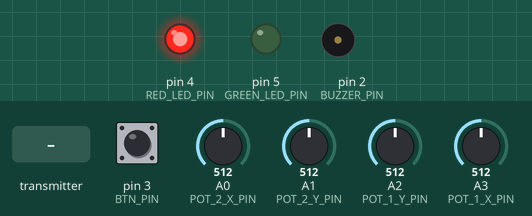
Recording of a sketch running on a simulated Arduino Uno, built with avr-gcc and run on an emulated ATmega328P. Shown: output pins drawn as LEDs (lit = HIGH), buzzer (waves = sounding). The test bench sets the inputs (shaded band); at power-on: pin 3 (BTN_PIN) LOW, A0 (POT_2_X_PIN) = 512, A1 (POT_2_Y_PIN) = 512, A2 (POT_1_Y_PIN) = 512, A3 (POT_1_X_PIN) = 512. No radio packets arrive unless stated.

Above: at 0.8 s.
0.9 s: the transmitter starts sending receiver_uid = 0
At 0.93 s:
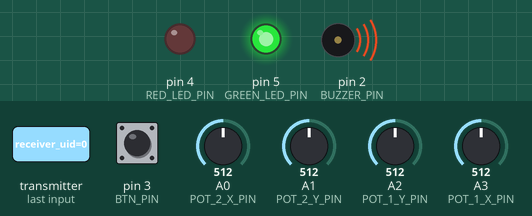
At 2.1 s:
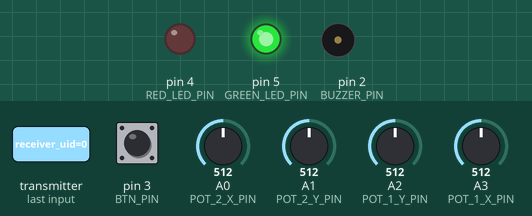
Timing chart, 0 to 3.9 s (numbered marks = the images above; inputs shaded):
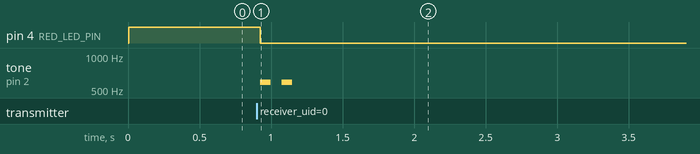

Measured:
- after the input at 0.9 s, pin 4 (RED_LED_PIN): HIGH → LOW at once; pin 5 (GREEN_LED_PIN): LOW → HIGH at once; tone on pin 2 (BUZZER_PIN): alternates 588 Hz for 0.08 s and silent for 0.08 s, 4 changes in all, then stays silent, starting at once

The sketch:

commande_modelisme_finale.ino
```cpp
/*
 * Arduino Wireless Radiocommand 2.4Ghz
 *
 * by Emilien Mariau
 *
 * Made btw 28/10/2025 and
*/

#include <SPI.h>
#include <nRF24L01.h>
#include <RF24.h>

#define POT_1_X_PIN A3
#define POT_1_Y_PIN A2
#define POT_2_X_PIN A0
#define POT_2_Y_PIN A1

#define BUZZER_PIN 2
#define BTN_PIN 3
#define RED_LED_PIN 4
#define GREEN_LED_PIN 5

RF24 radio(9, 10);                                 // CE, CSN
const byte addresses[][6] = { "00001", "00002" };  // Communication address, Connection address
char receiver_uid = 0x00;
char command_mode = "r"; // Mode r: radiocommande, m: mannete, rc: radiocommande connectée, re: recuperation de données, c: calibrage
enum Mode { RADIO, PC, CRAD, RECOVER, CALIBRATION  };
Mode mode = RADIO;
unsigned long lastSend = 0;
const int sendRate = 10; // ms → 100 Hz

uint16_t joystick_1_x_value;
uint16_t joystick_1_y_value;
uint16_t joystick_2_x_value;
uint16_t joystick_2_y_value;
uint16_t button_state;
uint16_t radio_data[5];


void buzzer_sound_1() {
  for (int i = 0; i < 2; i++) {
    tone(BUZZER_PIN, 588);  // fréquence du son (588 Hz)
    delay(75);              // durée du bip (long)
    noTone(BUZZER_PIN);
    delay(75);  // pause entre les bips
  }
}

void buzzer_sound_2() {
  for (int i = 0; i < 3; i++) {
    tone(BUZZER_PIN, 700);  // fréquence du son (700 Hz)
    delay(50);              // durée du bip (court)
    noTone(BUZZER_PIN);
    delay(75);  // pause entre les bips
  }
}

void connexion_handler() {
  digitalWrite(RED_LED_PIN, HIGH);
  digitalWrite(GREEN_LED_PIN, LOW);
  radio.startListening();  // Start listening to the receiver uid
  delay(5);
  while (receiver_uid != 0x30) {
    while (!radio.available())
      ;                                               // Wait for radio available
    radio.read(&receiver_uid, sizeof(receiver_uid));  // Read the receiver uid
    delay(5);                                         // Wait before stop listening
  }
  radio.stopListening();                         // Stop listening to send the connection response
  delay(10);                                     // Wait during stop listening
  char conn_state = 'C';                         // Statut connected
  radio.write(&conn_state, sizeof(conn_state));  // Send response
  delay(5);
  radio.write(&conn_state, sizeof(conn_state));  // Resend response to prevent the receiver from not receiving the response
  digitalWrite(RED_LED_PIN, LOW);
  digitalWrite(GREEN_LED_PIN, HIGH);
  buzzer_sound_1();
}

void setup() {
  pinMode(POT_1_X_PIN, INPUT);
  pinMode(POT_1_Y_PIN, INPUT);
  pinMode(POT_2_X_PIN, INPUT);
  pinMode(POT_2_Y_PIN, INPUT);

  pinMode(BUZZER_PIN, OUTPUT);
  pinMode(BTN_PIN, INPUT);
  pinMode(RED_LED_PIN, OUTPUT);
  pinMode(GREEN_LED_PIN, OUTPUT);

  radio.begin();
  radio.flush_tx();
  radio.flush_rx();
  radio.openReadingPipe(0, addresses[1]);
  radio.openWritingPipe(addresses[0]);
  radio.setPALevel(RF24_PA_LOW);
  connexion_handler();

  radio.stopListening();
  delay(5);
}

void loop() {
  // 1. lecture rapide
  joystick_1_x_value = analogRead(POT_1_X_PIN);
  joystick_1_y_value = analogRead(POT_1_Y_PIN);
  joystick_2_x_value = analogRead(POT_2_X_PIN);
  joystick_2_y_value = analogRead(POT_2_Y_PIN);
  button_state = digitalRead(BTN_PIN);

  // 2. envoi contrôlé
  if (millis() - lastSend >= sendRate) {

    lastSend = millis();


    radio_data[0] = joystick_1_x_value;
    radio_data[1] = joystick_1_y_value;
    radio_data[2] = joystick_2_x_value;
    radio_data[3] = joystick_2_y_value;
    radio_data[4] = button_state;

    radio.write(&radio_data, sizeof(radio_data));
  }
}
```
